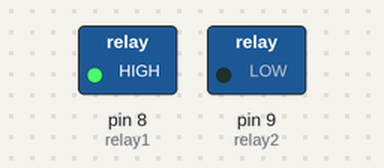
Simulated run of this sketch. Board: Arduino Uno, built with avr-gcc and run on an emulated ATmega328P. Shown: switched loads named in the sketch (green lamp = pin HIGH).

Above: at 0.5 s.
At 2.5 s:
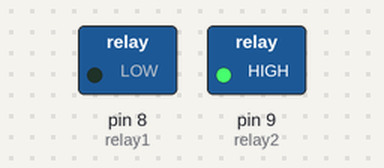
At 3.5 s:
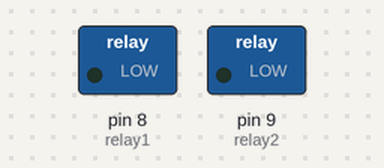
Timing chart, 0 to 5.2 s (numbered marks = the images above):
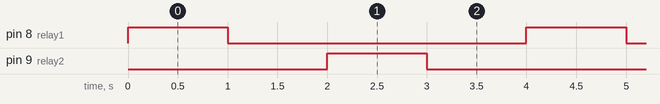

The sketch:

check_relay.ino
```cpp
int relay1 = 8;
int relay2 = 9;

// the setup function runs once when you press reset or power the board
void setup() {
  // initialize digital pin LED_BUILTIN as an output.
  pinMode(8, OUTPUT);
  pinMode(9, OUTPUT);
}

// the loop function runs over and over again forever
void loop() {
  digitalWrite(relay1, HIGH);
  delay(1000);
  digitalWrite(relay1, LOW);
  delay(1000);
  digitalWrite(relay2, HIGH);
  delay(1000);
  digitalWrite(relay2, LOW);
  delay(1000);
}
```

Measured:
- by itself, pin 8 (relay1), pin 9 (relay2): alternates HIGH for 1.0 s and LOW for 3.0 s
- by itself, everything shown: repeats every 4.0 s, in 4 steps
